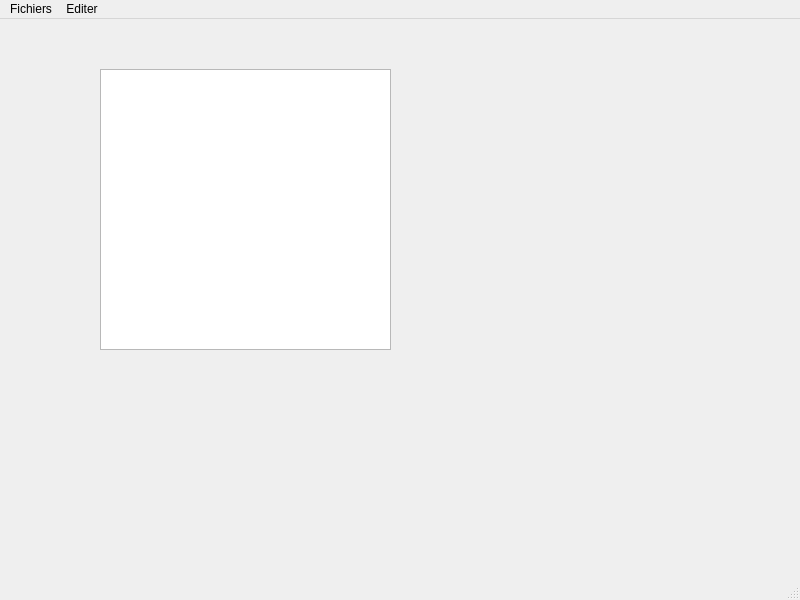
<?xml version="1.0" encoding="UTF-8"?>
<ui version="4.0">
 <class>notePad</class>
 <widget class="QMainWindow" name="notePad">
  <property name="geometry">
   <rect>
    <x>0</x>
    <y>0</y>
    <width>800</width>
    <height>600</height>
   </rect>
  </property>
  <property name="windowTitle">
   <string>MainWindow</string>
  </property>
  <widget class="QWidget" name="centralwidget">
   <widget class="QTextEdit" name="textEdit">
    <property name="geometry">
     <rect>
      <x>100</x>
      <y>50</y>
      <width>291</width>
      <height>281</height>
     </rect>
    </property>
   </widget>
  </widget>
  <widget class="QMenuBar" name="menubar">
   <property name="geometry">
    <rect>
     <x>0</x>
     <y>0</y>
     <width>800</width>
     <height>26</height>
    </rect>
   </property>
   <widget class="QMenu" name="menuFichiers">
    <property name="title">
     <string>Fichiers</string>
    </property>
    <addaction name="actionNouveau"/>
    <addaction name="actionOuvrir"/>
    <addaction name="actionEnregistrer"/>
    <addaction name="actionPrint"/>
    <addaction name="actionQuitter"/>
   </widget>
   <widget class="QMenu" name="menuEditer">
    <property name="title">
     <string>Editer</string>
    </property>
    <addaction name="actionCopier"/>
    <addaction name="actionColler"/>
    <addaction name="actionCouper"/>
    <addaction name="actionRetour"/>
    <addaction name="actionAnnuler"/>
   </widget>
   <addaction name="menuFichiers"/>
   <addaction name="menuEditer"/>
  </widget>
  <widget class="QStatusBar" name="statusbar"/>
  <action name="actionNouveau">
   <property name="text">
    <string>Nouveau</string>
   </property>
  </action>
  <action name="actionOuvrir">
   <property name="text">
    <string>Ouvrir</string>
   </property>
  </action>
  <action name="actionEnregistrer">
   <property name="text">
    <string>Enregistrer</string>
   </property>
  </action>
  <action name="actionPrint">
   <property name="text">
    <string>Print</string>
   </property>
  </action>
  <action name="actionQuitter">
   <property name="text">
    <string>Quitter</string>
   </property>
  </action>
  <action name="actionCopier">
   <property name="text">
    <string>Copier</string>
   </property>
  </action>
  <action name="actionColler">
   <property name="text">
    <string>Coller</string>
   </property>
  </action>
  <action name="actionCouper">
   <property name="text">
    <string>Couper</string>
   </property>
  </action>
  <action name="actionRetour">
   <property name="text">
    <string>Retour</string>
   </property>
  </action>
  <action name="actionAnnuler">
   <property name="text">
    <string>Annuler</string>
   </property>
  </action>
 </widget>
 <resources/>
 <connections/>
</ui>
